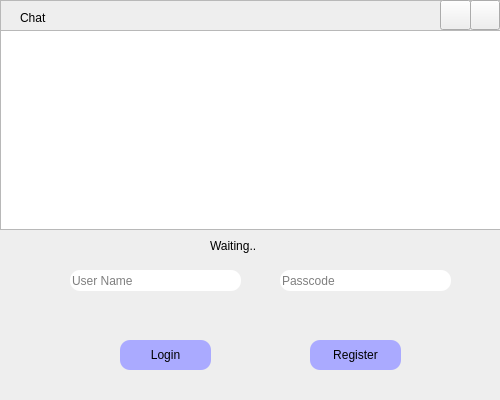
<?xml version="1.0" encoding="UTF-8"?>
<ui version="4.0">
 <class>LoginDialog</class>
 <widget class="QDialog" name="LoginDialog">
  <property name="geometry">
   <rect>
    <x>0</x>
    <y>0</y>
    <width>500</width>
    <height>400</height>
   </rect>
  </property>
  <property name="sizePolicy">
   <sizepolicy hsizetype="Fixed" vsizetype="Fixed">
    <horstretch>0</horstretch>
    <verstretch>0</verstretch>
   </sizepolicy>
  </property>
  <property name="minimumSize">
   <size>
    <width>500</width>
    <height>400</height>
   </size>
  </property>
  <property name="maximumSize">
   <size>
    <width>500</width>
    <height>400</height>
   </size>
  </property>
  <property name="windowTitle">
   <string>登录</string>
  </property>
  <property name="styleSheet">
   <string notr="true">QDialog{
	
	
	
	background-color: rgb(238, 238, 238);
	
}</string>
  </property>
  <widget class="QPushButton" name="RegisterButton">
   <property name="geometry">
    <rect>
     <x>310</x>
     <y>340</y>
     <width>91</width>
     <height>30</height>
    </rect>
   </property>
   <property name="sizePolicy">
    <sizepolicy hsizetype="Fixed" vsizetype="Fixed">
     <horstretch>0</horstretch>
     <verstretch>0</verstretch>
    </sizepolicy>
   </property>
   <property name="styleSheet">
    <string notr="true">QPushButton{border-radius:10px;
font: 9pt &quot;Consolas&quot;;
	background-color: rgb(170, 170, 255);
}
QPushButton:hover{
background-color:rgba(100,255,100,100);
border-color:rgba(255,225,255,200);
color:rgba(0,0,0,200);
}
QPushButton:pressed{
background-color:rgba(100,255,100,200);
border-color:rgba(255,225,255,30);
border-style:inset;
color:rgba(0,0,0,100);
}</string>
   </property>
   <property name="text">
    <string>Register</string>
   </property>
  </widget>
  <widget class="QPushButton" name="LoginButton">
   <property name="enabled">
    <bool>true</bool>
   </property>
   <property name="geometry">
    <rect>
     <x>120</x>
     <y>340</y>
     <width>91</width>
     <height>30</height>
    </rect>
   </property>
   <property name="sizePolicy">
    <sizepolicy hsizetype="Fixed" vsizetype="Fixed">
     <horstretch>0</horstretch>
     <verstretch>0</verstretch>
    </sizepolicy>
   </property>
   <property name="styleSheet">
    <string notr="true">QPushButton{border-radius:10px;
font: 9pt &quot;Consolas&quot;;
	background-color: rgb(170, 170, 255);
}
QPushButton:hover{
background-color:rgba(100,255,100,100);
border-color:rgba(255,225,255,200);
color:rgba(0,0,0,200);
}
QPushButton:pressed{
background-color:rgba(100,255,100,200);
border-color:rgba(255,225,255,30);
border-style:inset;
color:rgba(0,0,0,100);
}
</string>
   </property>
   <property name="text">
    <string>Login</string>
   </property>
  </widget>
  <widget class="QLabel" name="StatusLabel">
   <property name="geometry">
    <rect>
     <x>210</x>
     <y>230</y>
     <width>161</width>
     <height>31</height>
    </rect>
   </property>
   <property name="styleSheet">
    <string notr="true">QLabel{
	rgb(7, 7, 7)
border-radius:10px;
font: 9pt &quot;Consolas&quot;;
}</string>
   </property>
   <property name="text">
    <string>Waiting..</string>
   </property>
  </widget>
  <widget class="QLineEdit" name="UsernameLineEdit">
   <property name="geometry">
    <rect>
     <x>70</x>
     <y>270</y>
     <width>171</width>
     <height>21</height>
    </rect>
   </property>
   <property name="sizePolicy">
    <sizepolicy hsizetype="Fixed" vsizetype="Fixed">
     <horstretch>0</horstretch>
     <verstretch>0</verstretch>
    </sizepolicy>
   </property>
   <property name="styleSheet">
    <string notr="true">background-color: rgb(255, 255, 255);
border-radius:10px;
font: 9pt &quot;Consolas&quot;;</string>
   </property>
   <property name="placeholderText">
    <string>User Name</string>
   </property>
  </widget>
  <widget class="QLineEdit" name="PasswordLineEdit">
   <property name="geometry">
    <rect>
     <x>280</x>
     <y>270</y>
     <width>171</width>
     <height>21</height>
    </rect>
   </property>
   <property name="sizePolicy">
    <sizepolicy hsizetype="Fixed" vsizetype="Fixed">
     <horstretch>0</horstretch>
     <verstretch>0</verstretch>
    </sizepolicy>
   </property>
   <property name="styleSheet">
    <string notr="true">border-radius:10px;
font: 9pt &quot;Consolas&quot;;</string>
   </property>
   <property name="echoMode">
    <enum>QLineEdit::Password</enum>
   </property>
   <property name="placeholderText">
    <string>Passcode</string>
   </property>
  </widget>
  <widget class="QListWidget" name="listWidget">
   <property name="geometry">
    <rect>
     <x>0</x>
     <y>30</y>
     <width>501</width>
     <height>200</height>
    </rect>
   </property>
   <property name="styleSheet">
    <string notr="true">background-image: url(:/new/icon/images/FqUdUKG3OWBOdEHBVrM4HQ9VqiBc.jpg);</string>
   </property>
  </widget>
  <widget class="QFrame" name="frame">
   <property name="geometry">
    <rect>
     <x>0</x>
     <y>0</y>
     <width>501</width>
     <height>31</height>
    </rect>
   </property>
   <property name="frameShape">
    <enum>QFrame::StyledPanel</enum>
   </property>
   <property name="frameShadow">
    <enum>QFrame::Raised</enum>
   </property>
   <widget class="QPushButton" name="pushButton">
    <property name="geometry">
     <rect>
      <x>470</x>
      <y>0</y>
      <width>30</width>
      <height>30</height>
     </rect>
    </property>
    <property name="text">
     <string/>
    </property>
    <property name="icon">
     <iconset resource="IconSources.qrc">
      <normaloff>:/new/icon/images/close.png</normaloff>:/new/icon/images/close.png</iconset>
    </property>
   </widget>
   <widget class="QPushButton" name="pushButton_2">
    <property name="geometry">
     <rect>
      <x>440</x>
      <y>0</y>
      <width>31</width>
      <height>30</height>
     </rect>
    </property>
    <property name="text">
     <string/>
    </property>
    <property name="icon">
     <iconset resource="IconSources.qrc">
      <normaloff>:/new/icon/images/minmin.png</normaloff>:/new/icon/images/minmin.png</iconset>
    </property>
   </widget>
   <widget class="QLabel" name="label">
    <property name="geometry">
     <rect>
      <x>20</x>
      <y>10</y>
      <width>72</width>
      <height>16</height>
     </rect>
    </property>
    <property name="text">
     <string>Chat</string>
    </property>
   </widget>
  </widget>
 </widget>
 <layoutdefault spacing="6" margin="11"/>
 <resources>
  <include location="IconSources.qrc"/>
 </resources>
 <connections/>
</ui>
